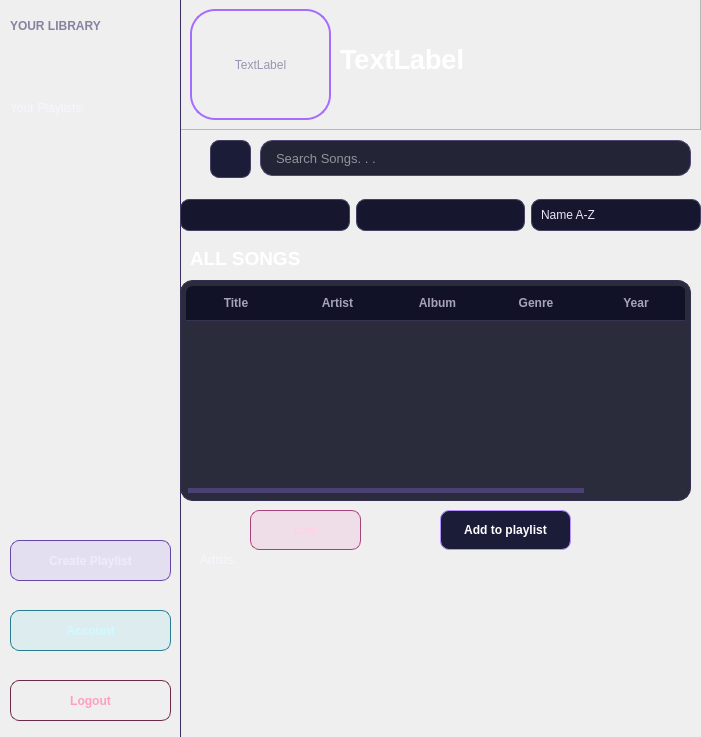
<?xml version="1.0" encoding="UTF-8"?>
<ui version="4.0">
 <class>ListenerDashboard</class>
 <widget class="QDialog" name="ListenerDashboard">
  <property name="geometry">
   <rect>
    <x>0</x>
    <y>0</y>
    <width>701</width>
    <height>737</height>
   </rect>
  </property>
  <property name="windowTitle">
   <string>Dialog</string>
  </property>
  <property name="styleSheet">
   <string notr="true">
QDialog#ListenerDashboard {
    background: qradialgradient(
        cx: 0.72,
        cy: 0.08,
        radius: 1.15,
        stop: 0 #351968,
        stop: 0.25 #19183D,
        stop: 0.55 #10122B,
        stop: 1 #070815
    );

    color: #F7F5FF;

    font-family: &quot;Segoe UI&quot;;
    font-size: 10pt;
}

/* ===========================
   GENERAL TEXT
   =========================== */

QLabel {
    color: #F7F5FF;
    background: transparent;
}


QFrame#sidebarFrame {
    background: qlineargradient(
        x1: 0,
        y1: 0,
        x2: 0,
        y2: 1,
        stop: 0 #12122C,
        stop: 0.5 #0C0D21,
        stop: 1 #080916
    );

    border: none;
    border-right: 1px solid #3A2E60;
}


QLabel#appTitleLabel {
    color: #FFFFFF;

    font-family: &quot;Bahnschrift&quot;;
    font-size: 20pt;
    font-weight: 700;

    padding: 4px;
}


QLabel#libraryLabel,
QLabel#playlistsTitleLabel {
    color: #87829F;

    font-family: &quot;Bahnschrift&quot;;
    font-size: 9pt;
    font-weight: 600;
}


QListWidget#playlistsListWidget {
    color: #DCD8ED;

    background-color: transparent;

    border: none;

    padding: 3px;

    outline: none;
}


QListWidget#playlistsListWidget::item {
    min-height: 31px;

    padding: 5px 8px;
    margin: 2px 1px;

    border-radius: 8px;
}


QListWidget#playlistsListWidget::item:hover {
    color: #FFFFFF;

    background-color: rgba(139, 92, 246, 60);
}


QListWidget#playlistsListWidget::item:selected {
    color: #FFFFFF;

    background: qlineargradient(
        x1: 0,
        y1: 0,
        x2: 1,
        y2: 0,
        stop: 0 rgba(120, 76, 230, 160),
        stop: 1 rgba(241, 91, 181, 100)
    );
}


QPushButton#createPlaylistButton {
    color: #EFEAFF;

    background-color: rgba(139, 92, 246, 28);

    border: 1px solid #6546A7;
    border-radius: 9px;

    min-height: 31px;

    padding: 4px 11px;

    font-weight: 600;
}

QPushButton#createPlaylistButton:hover {
    color: #FFFFFF;

    background-color: #6941C6;

    border-color: #B995FF;
}


QPushButton#createPlaylistButton:pressed {
    background-color: #51309E;

    border-color: #F15BB5;
}

QPushButton#accountButton {
    color: #CFFAFF;

    background-color: rgba(39, 215, 242, 22);

    border: 1px solid #267D90;
    border-radius: 9px;

    min-height: 31px;

    font-weight: 600;
}


QPushButton#accountButton:hover {
    color: #061318;

    background-color: #27D7F2;

    border-color: #A3F5FF;
}


QPushButton#logoutButton {
    color: #FF9EC0;

    background-color: transparent;

    border: 1px solid #6D2947;
    border-radius: 9px;

    min-height: 31px;

    font-weight: 600;
}


QPushButton#logoutButton:hover {
    color: #FFFFFF;

    background-color: #B72B5B;

    border-color: #FF7DAA;
}


QFrame#mainFrame {
    background-color: transparent;

    border: none;
}

QFrame#headerFrame {
    background-color: rgba(17, 19, 42, 165);

    border: 1px solid rgba(139, 92, 246, 55);
    border-radius: 16px;
}


QLabel#welcomeLabel {
    color: #FFFFFF;

    font-family: &quot;Bahnschrift&quot;;
    font-size: 20pt;
    font-weight: 700;
}


QLabel#profilePhotoLabel {
    color: #9A95B2;

    background: qradialgradient(
        cx: 0.5,
        cy: 0.35,
        radius: 0.8,
        stop: 0 #2C2851,
        stop: 1 #121329
    );

    border: 2px solid #A56CFF;
    border-radius: 25px;
}


QLineEdit#searchLineEdit {
    color: #FFFFFF;

    background-color: rgba(13, 15, 34, 230);

    border: 1px solid #504873;
    border-radius: 13px;

    min-height: 34px;

    padding-left: 13px;
    padding-right: 13px;

    font-size: 10pt;

    selection-background-color: #8B5CF6;
}


QLineEdit#searchLineEdit:hover {
    border-color: #8068BE;
}

QLineEdit#searchLineEdit:focus {
    background-color: #141730;

    border: 1px solid #27D7F2;
}


QComboBox#genreComboBox,
QComboBox#yearComboBox,
QComboBox#sortComboBox {
    color: #E9E6F5;

    background-color: #16172F;

    border: 1px solid #474264;
    border-radius: 9px;

    min-height: 30px;

    padding-left: 9px;
    padding-right: 6px;
}


QComboBox#genreComboBox:hover,
QComboBox#yearComboBox:hover,
QComboBox#sortComboBox:hover {
    background-color: #201D40;

    border-color: #9C78F5;
}

QComboBox#genreComboBox:focus,
QComboBox#yearComboBox:focus,
QComboBox#sortComboBox:focus {
    border-color: #27D7F2;
}

QComboBox::drop-down {
    width: 25px;

    border: none;
}

QComboBox QAbstractItemView {
    color: #F7F5FF;

    background-color: #121329;

    border: 1px solid #644D91;
    border-radius: 8px;

    padding: 4px;

    outline: none;

    selection-background-color: #7044C9;
    selection-color: #FFFFFF;
}

QLabel#songsTitleLabel,
QLabel#artistsTitleLabel {
    color: #FFFFFF;

    font-family: &quot;Bahnschrift&quot;;
    font-size: 14pt;
    font-weight: 700;
}


QTableWidget#songsTableWidget {
    color: #EAE7F4;

    background-color: rgba(11, 13, 30, 220);

    alternate-background-color: rgba(24, 22, 49, 190);

    border: 1px solid #332D52;
    border-radius: 13px;

    gridline-color: transparent;

    padding: 5px;

    outline: none;

    selection-background-color: transparent;
}




QTableWidget#songsTableWidget::item {
    padding: 7px;

    border: none;
}


/* Hovered track */

QTableWidget#songsTableWidget::item:hover {
    background-color: rgba(109, 76, 183, 70);

    border-radius: 7px;
}


/* Selected track */
QTableWidget#songsTableWidget::item:selected {
    color: #FFFFFF;

    background: qlineargradient(
        x1: 0,
        y1: 0,
        x2: 1,
        y2: 0,
        stop: 0 rgba(105, 65, 198, 180),
        stop: 0.55 rgba(139, 92, 246, 145),
        stop: 1 rgba(241, 91, 181, 100)
    );
}

QHeaderView {
    background-color: transparent;
}


QHeaderView::section {
    color: #A8A3BD;

    background-color: #111228;

    border: none;
    border-bottom: 1px solid #383252;

    padding: 8px;

    font-family: &quot;Segoe UI&quot;;
    font-size: 9pt;
    font-weight: 600;
}


QHeaderView::section:first {
    border-top-left-radius: 7px;
}


QHeaderView::section:last {
    border-top-right-radius: 7px;
}


QTableCornerButton::section {
    background-color: #111228;

    border: none;
}


QPushButton#likeButton {
    color: #FFD2E5;

    background-color: rgba(241, 91, 181, 30);

    border: 1px solid #A6437D;
    border-radius: 9px;

    min-height: 31px;

    padding: 3px 14px;

    font-weight: 600;
}


QPushButton#likeButton:hover {
    color: #FFFFFF;

    background-color: #D946A5;

    border-color: #FF9DCF;
}


QPushButton#likeButton:pressed {
    background-color: #AA347F;
}


QPushButton#likeButton:disabled {
    color: #716D83;

    background-color: #121326;

    border-color: #302D42;
}

QPushButton#addToPlaylistButton {
    color: #FFFFFF;

    background: qlineargradient(
        x1: 0,
        y1: 0,
        x2: 1,
        y2: 0,
        stop: 0 #7047CD,
        stop: 0.5 #8B5CF6,
        stop: 1 #C84AAB
    );

    border: 1px solid #B792FF;
    border-radius: 9px;

    min-height: 31px;

    padding: 3px 15px;

    font-weight: 600;
}


QPushButton#addToPlaylistButton:hover {
    background: qlineargradient(
        x1: 0,
        y1: 0,
        x2: 1,
        y2: 0,
        stop: 0 #845BE2,
        stop: 0.5 #A478FF,
        stop: 1 #EE5CB9
    );

    border-color: #27D7F2;
}


QPushButton#addToPlaylistButton:pressed {
    background-color: #6841BC;
}


QPushButton#addToPlaylistButton:disabled {
    color: #716D83;

    background: #121326;

    border-color: #302D42;
}


QListWidget#artistsListWidget {
    color: #F3F0FA;

    background-color: transparent;

    border: none;

    padding: 4px;

    outline: none;
}


QListWidget#artistsListWidget::item {
    color: #EDE9FA;

    background-color: rgba(21, 23, 49, 210);

    border: 1px solid rgba(122, 90, 183, 85);
    border-radius: 12px;

    padding: 8px;
    margin: 4px;
}


QListWidget#artistsListWidget::item:hover {
    color: #FFFFFF;

    background-color: rgba(94, 62, 153, 215);

    border-color: #B187FF;
}


QListWidget#artistsListWidget::item:selected {
    color: #FFFFFF;

    background: qlineargradient(
        x1: 0,
        y1: 0,
        x2: 1,
        y2: 1,
        stop: 0 #5E3CA8,
        stop: 1 #A33889
    );

    border-color: #27D7F2;
}


QPushButton {
    color: #F7F5FF;

    background-color: #1A1C38;

    border: 1px solid #45405F;
    border-radius: 9px;

    min-height: 30px;

    padding: 3px 12px;

    font-family: &quot;Segoe UI&quot;;
    font-weight: 600;
}


QPushButton:hover {
    background-color: #29254D;

    border-color: #9875E9;
}


QPushButton:pressed {
    background-color: #362C66;

    border-color: #F15BB5;
}


QScrollBar:vertical {
    width: 10px;

    background-color: transparent;

    margin: 3px 2px 3px 0;
}


QScrollBar::handle:vertical {
    min-height: 32px;

    background: qlineargradient(
        x1: 0,
        y1: 0,
        x2: 0,
        y2: 1,
        stop: 0 #7657B9,
        stop: 1 #4A3C77
    );

    border-radius: 5px;
}


QScrollBar::handle:vertical:hover {
    background-color: #9B6EEC;
}


QScrollBar::add-line:vertical,
QScrollBar::sub-line:vertical {
    height: 0;
}


QScrollBar::add-page:vertical,
QScrollBar::sub-page:vertical {
    background: transparent;
}


QScrollBar:horizontal {
    height: 9px;

    background-color: transparent;

    margin: 2px;
}


QScrollBar::handle:horizontal {
    min-width: 30px;

    background-color: #4C4175;

    border-radius: 4px;
}


QScrollBar::handle:horizontal:hover {
    background-color: #8B5CF6;
}


QScrollBar::add-line:horizontal,
QScrollBar::sub-line:horizontal {
    width: 0;
}


QToolTip {
    color: #FFFFFF;

    background-color: #18182F;

    border: 1px solid #9C77F0;
    border-radius: 6px;

    padding: 5px;
}</string>
  </property>
  <widget class="QLabel" name="label">
   <property name="geometry">
    <rect>
     <x>200</x>
     <y>550</y>
     <width>51</width>
     <height>20</height>
    </rect>
   </property>
   <property name="text">
    <string>Artists:</string>
   </property>
  </widget>
  <widget class="QListWidget" name="artistsListWidget">
   <property name="geometry">
    <rect>
     <x>190</x>
     <y>580</y>
     <width>491</width>
     <height>141</height>
    </rect>
   </property>
   <property name="editTriggers">
    <set>QAbstractItemView::EditTrigger::NoEditTriggers</set>
   </property>
   <property name="iconSize">
    <size>
     <width>60</width>
     <height>60</height>
    </size>
   </property>
   <property name="resizeMode">
    <enum>QListView::ResizeMode::Adjust</enum>
   </property>
   <property name="spacing">
    <number>8</number>
   </property>
   <property name="viewMode">
    <enum>QListView::ViewMode::IconMode</enum>
   </property>
   <property name="wordWrap">
    <bool>false</bool>
   </property>
  </widget>
  <widget class="QTableWidget" name="songsTableWidget">
   <property name="geometry">
    <rect>
     <x>180</x>
     <y>280</y>
     <width>511</width>
     <height>221</height>
    </rect>
   </property>
   <property name="alternatingRowColors">
    <bool>false</bool>
   </property>
   <property name="iconSize">
    <size>
     <width>40</width>
     <height>40</height>
    </size>
   </property>
   <property name="showGrid">
    <bool>false</bool>
   </property>
   <column>
    <property name="text">
     <string>Title</string>
    </property>
   </column>
   <column>
    <property name="text">
     <string> Artist</string>
    </property>
   </column>
   <column>
    <property name="text">
     <string> Album</string>
    </property>
   </column>
   <column>
    <property name="text">
     <string>Genre</string>
    </property>
   </column>
   <column>
    <property name="text">
     <string>Year</string>
    </property>
   </column>
  </widget>
  <widget class="QFrame" name="sidebarFrame">
   <property name="geometry">
    <rect>
     <x>0</x>
     <y>0</y>
     <width>181</width>
     <height>751</height>
    </rect>
   </property>
   <property name="frameShape">
    <enum>QFrame::Shape::StyledPanel</enum>
   </property>
   <property name="frameShadow">
    <enum>QFrame::Shadow::Raised</enum>
   </property>
   <widget class="QLabel" name="libraryLabel">
    <property name="geometry">
     <rect>
      <x>10</x>
      <y>10</y>
      <width>101</width>
      <height>31</height>
     </rect>
    </property>
    <property name="text">
     <string>YOUR LIBRARY</string>
    </property>
   </widget>
   <widget class="QListWidget" name="playlistsListWidget">
    <property name="geometry">
     <rect>
      <x>10</x>
      <y>130</y>
      <width>161</width>
      <height>351</height>
     </rect>
    </property>
   </widget>
   <widget class="QPushButton" name="logoutButton">
    <property name="geometry">
     <rect>
      <x>10</x>
      <y>680</y>
      <width>161</width>
      <height>41</height>
     </rect>
    </property>
    <property name="text">
     <string>Logout</string>
    </property>
    <property name="icon">
     <iconset theme="QIcon::ThemeIcon::EditClear"/>
    </property>
   </widget>
   <widget class="QPushButton" name="accountButton">
    <property name="geometry">
     <rect>
      <x>10</x>
      <y>610</y>
      <width>161</width>
      <height>41</height>
     </rect>
    </property>
    <property name="text">
     <string>Account</string>
    </property>
    <property name="icon">
     <iconset theme="QIcon::ThemeIcon::UserAvailable"/>
    </property>
   </widget>
   <widget class="QPushButton" name="createPlaylistButton">
    <property name="geometry">
     <rect>
      <x>10</x>
      <y>540</y>
      <width>161</width>
      <height>41</height>
     </rect>
    </property>
    <property name="text">
     <string>Create Playlist</string>
    </property>
    <property name="icon">
     <iconset theme="QIcon::ThemeIcon::ListAdd"/>
    </property>
   </widget>
   <widget class="QLabel" name="label_2">
    <property name="geometry">
     <rect>
      <x>10</x>
      <y>100</y>
      <width>101</width>
      <height>16</height>
     </rect>
    </property>
    <property name="text">
     <string>Your Playlists:</string>
    </property>
   </widget>
  </widget>
  <widget class="QFrame" name="frame">
   <property name="geometry">
    <rect>
     <x>180</x>
     <y>-1</y>
     <width>521</width>
     <height>131</height>
    </rect>
   </property>
   <property name="frameShape">
    <enum>QFrame::Shape::StyledPanel</enum>
   </property>
   <property name="frameShadow">
    <enum>QFrame::Shadow::Raised</enum>
   </property>
   <widget class="QLabel" name="profilePhotoLabel">
    <property name="geometry">
     <rect>
      <x>10</x>
      <y>10</y>
      <width>141</width>
      <height>111</height>
     </rect>
    </property>
    <property name="text">
     <string>TextLabel</string>
    </property>
    <property name="scaledContents">
     <bool>true</bool>
    </property>
    <property name="alignment">
     <set>Qt::AlignmentFlag::AlignCenter</set>
    </property>
   </widget>
   <widget class="QLabel" name="welcomeLabel">
    <property name="geometry">
     <rect>
      <x>160</x>
      <y>40</y>
      <width>291</width>
      <height>41</height>
     </rect>
    </property>
    <property name="text">
     <string>TextLabel</string>
    </property>
   </widget>
  </widget>
  <widget class="QLineEdit" name="searchLineEdit">
   <property name="geometry">
    <rect>
     <x>260</x>
     <y>140</y>
     <width>431</width>
     <height>36</height>
    </rect>
   </property>
   <property name="placeholderText">
    <string>Search Songs. . . </string>
   </property>
  </widget>
  <widget class="QPushButton" name="pushButton">
   <property name="geometry">
    <rect>
     <x>210</x>
     <y>140</y>
     <width>41</width>
     <height>38</height>
    </rect>
   </property>
   <property name="text">
    <string/>
   </property>
   <property name="icon">
    <iconset theme="QIcon::ThemeIcon::EditFind"/>
   </property>
  </widget>
  <widget class="QLabel" name="songsTitleLabel">
   <property name="geometry">
    <rect>
     <x>190</x>
     <y>250</y>
     <width>111</width>
     <height>16</height>
    </rect>
   </property>
   <property name="text">
    <string>ALL SONGS</string>
   </property>
  </widget>
  <widget class="QPushButton" name="likeButton">
   <property name="geometry">
    <rect>
     <x>250</x>
     <y>510</y>
     <width>111</width>
     <height>40</height>
    </rect>
   </property>
   <property name="text">
    <string>Like</string>
   </property>
  </widget>
  <widget class="QPushButton" name="addToPlaylistButton">
   <property name="geometry">
    <rect>
     <x>440</x>
     <y>510</y>
     <width>131</width>
     <height>40</height>
    </rect>
   </property>
   <property name="text">
    <string>Add to playlist</string>
   </property>
   <property name="icon">
    <iconset theme="QIcon::ThemeIcon::ListAdd"/>
   </property>
  </widget>
  <widget class="QWidget" name="horizontalLayoutWidget">
   <property name="geometry">
    <rect>
     <x>180</x>
     <y>190</y>
     <width>521</width>
     <height>51</height>
    </rect>
   </property>
   <layout class="QHBoxLayout" name="horizontalLayout">
    <item>
     <widget class="QComboBox" name="genreComboBox"/>
    </item>
    <item>
     <widget class="QComboBox" name="yearComboBox"/>
    </item>
    <item>
     <widget class="QComboBox" name="sortComboBox">
      <item>
       <property name="text">
        <string>Name A-Z</string>
       </property>
      </item>
      <item>
       <property name="text">
        <string>Name Z-A</string>
       </property>
      </item>
      <item>
       <property name="text">
        <string>Year Oldest-Newest</string>
       </property>
      </item>
      <item>
       <property name="text">
        <string>Year Newest-Oldest</string>
       </property>
      </item>
     </widget>
    </item>
   </layout>
  </widget>
  <zorder>frame</zorder>
  <zorder>sidebarFrame</zorder>
  <zorder>label</zorder>
  <zorder>artistsListWidget</zorder>
  <zorder>songsTableWidget</zorder>
  <zorder>searchLineEdit</zorder>
  <zorder>pushButton</zorder>
  <zorder>songsTitleLabel</zorder>
  <zorder>likeButton</zorder>
  <zorder>addToPlaylistButton</zorder>
  <zorder>horizontalLayoutWidget</zorder>
 </widget>
 <resources/>
 <connections/>
</ui>
